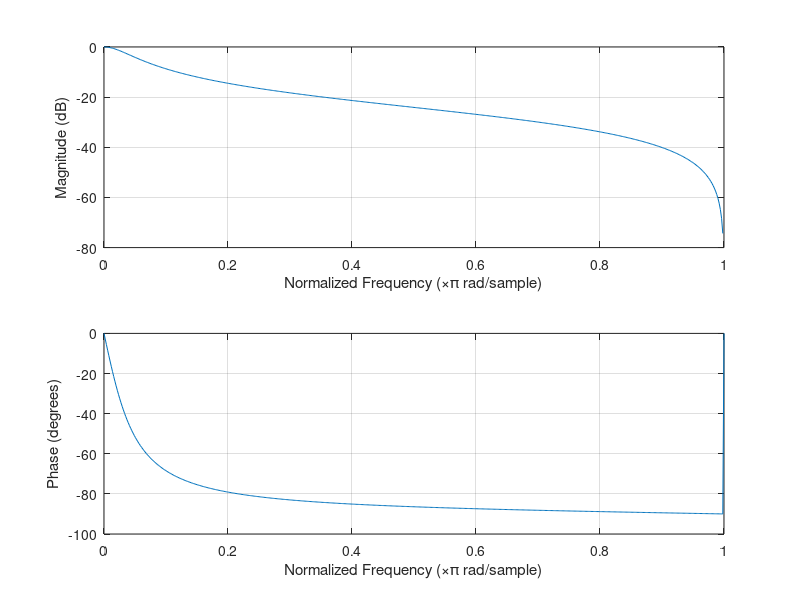

MATLAB code to generate this figure: (Note: this script raises an error after producing the figure.)
fc = 159
fs = 8000
[b, a] = butter(1, fc/(fs/2));
b1 = [0.0588235 0.0588235]
a1 = [1 -0.8823529]
figure(1)
freqz(b1,a1)
[h, f] = freqz(b1,a1,5000, fs)
figure(2)
plot(f, db(h))
y = db(h)
x = f
